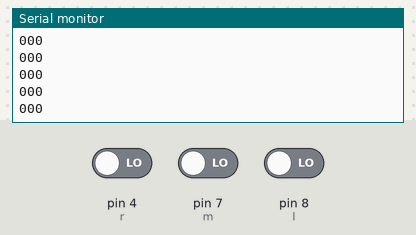
A sketch run on a simulated Arduino Uno, built with avr-gcc and run on an emulated ATmega328P. On the bench: the last lines printed to the serial monitor. The inputs (shaded band) are chosen by the test bench; at power-on: pin 4 (r) LOW, pin 7 (m) LOW, pin 8 (l) LOW.

Above: at 1.2 s.
1.3 s: pin 4 (r) driven HIGH
At 1.31 s:
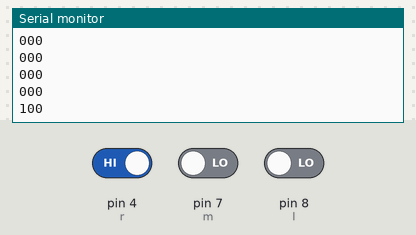
2.8 s: pin 7 (m) driven HIGH
At 2.81 s:
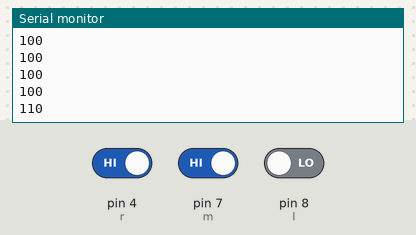
4.3 s: pin 8 (l) driven HIGH
At 4.31 s:
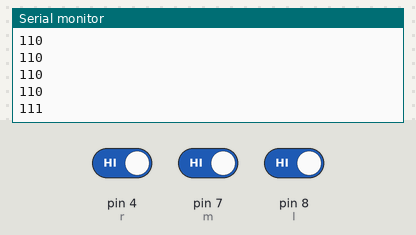
5.8 s: pin 4 (r) driven LOW
At 5.82 s:
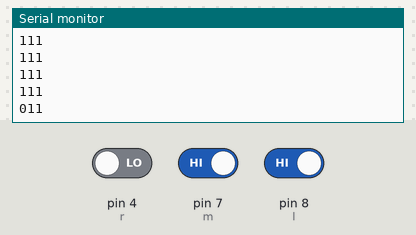
7.3 s: pin 7 (m) driven LOW
At 7.32 s:
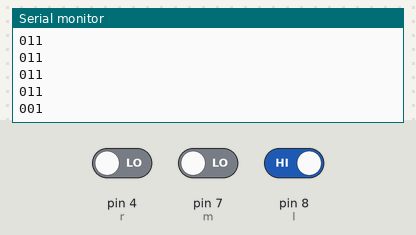
Timing chart, 0 to 9.8 s (numbered marks = the images above; inputs shaded):
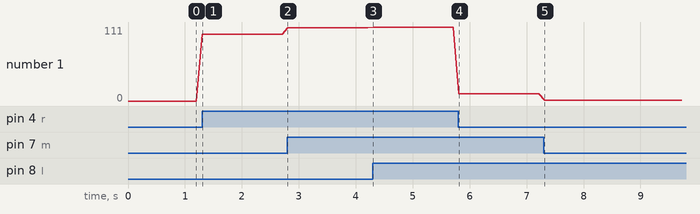

Measured:
- after the input at 1.3 s, the serial monitor: prints a new line at once (image 1)
- after the input at 2.8 s, the serial monitor: prints a new line at once (image 2)
- after the input at 4.3 s, the serial monitor: prints a new line at once (image 3)
- after the input at 5.8 s, the serial monitor: prints a new line at once (image 4)
- after the input at 7.3 s, the serial monitor: prints a new line at once (image 5)
- plotted number 1: 0 → 100 after the input at 1.3 s, 100 → 110 after the input at 2.8 s, 110 → 111 after the input at 4.3 s, 111 → 11 after the input at 5.8 s, 11 → 1 after the input at 7.3 s

The sketch:

cizgitakip.ino
```cpp
int r=4;
int m=7;
int l=8;


void setup(){
  Serial.begin(9600);

  pinMode(r,INPUT);
  pinMode(m,INPUT);
  pinMode(l,INPUT);

  }

void loop (){

  int sdr = digitalRead(r);
  int sdm = digitalRead(m);
  int sml = digitalRead(l);

  Serial.print(sdr);
  Serial.print(sdm);
  Serial.println(sml);


  delay(100);
  }
```
